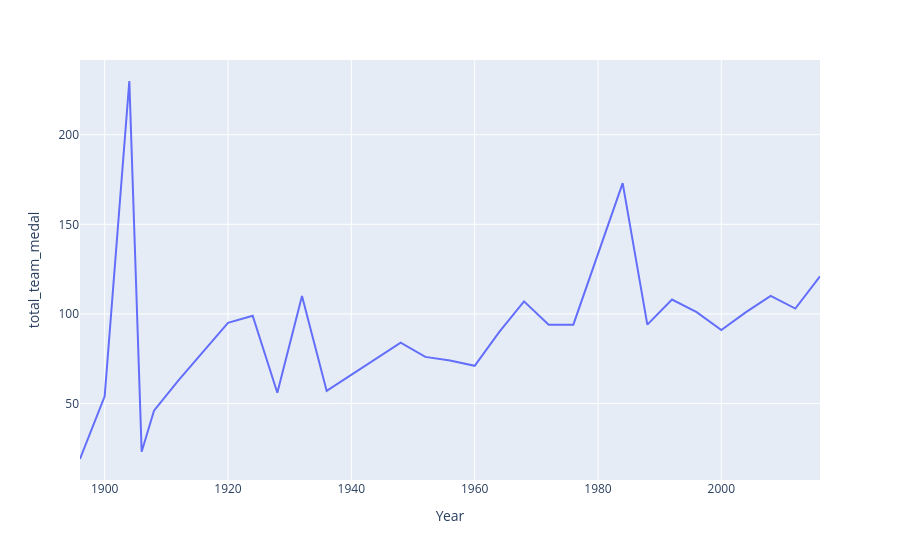

The notebook cell this image was saved under:
### Code cell
fig = px.line(y, x = 'Year', y = 'total_team_medal')
fig

### Figure 1 — Plotly figure (JSON) as saved in the notebook; plotly's stock layout.template omitted (floating-point values rounded to 4 significant figures)
{"data": [{"hovertemplate": "Year=%{x}<br>total_team_medal=%{y}<extra></extra>", "legendgroup": "", "line": {"color": "#636efa", "dash": "solid"}, "marker": {"symbol": "circle"}, "mode": "lines", "name": "", "orientation": "v", "showlegend": false, "type": "scatter", "x": [1896, 1900, 1904, 1906, 1908, 1912, 1920, 1924, 1928, 1932, 1936, 1948, 1952, 1956, 1960, 1964, 1968, 1972, 1976, 1984, 1988, 1992, 1996, 2000, 2004, 2008, 2012, 2016], "xaxis": "x", "y": [19, 54, 230, 23, 46, 63, 95, 99, 56, 110, 57, 84, 76, 74, 71, 90, 107, 94, 94, 173, 94, 108, 101, 91, 101, 110, 103, 121], "yaxis": "y"}], "layout": {"legend": {"tracegroupgap": 0}, "margin": {"t": 60}, "xaxis": {"anchor": "y", "domain": [0, 1], "title": {"text": "Year"}}, "yaxis": {"anchor": "x", "domain": [0, 1], "title": {"text": "total_team_medal"}}}}
